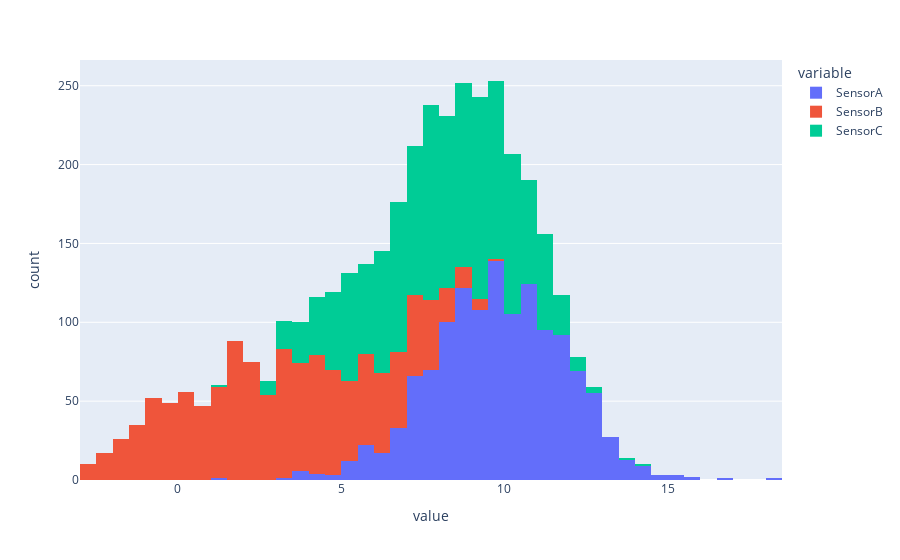

Write notebook code for a chart like this one.
### Code cell
fig5 = px.histogram(df)
fig5.show()

### Figure 1 — Plotly figure (JSON) as saved in the notebook; plotly's stock layout.template omitted (floating-point values rounded to 4 significant figures; data arrays with more than 128 entries replaced by an {"elided": "..."} marker saying what was removed)
{"data": [{"alignmentgroup": "True", "bingroup": "x", "hovertemplate": "variable=SensorA<br>value=%{x}<br>count=%{y}<extra></extra>", "legendgroup": "SensorA", "marker": {"color": "#636efa", "pattern": {"shape": ""}}, "name": "SensorA", "offsetgroup": "SensorA", "orientation": "v", "showlegend": true, "type": "histogram", "x": {"elided": "1440 float values"}, "xaxis": "x", "yaxis": "y"}, {"alignmentgroup": "True", "bingroup": "x", "hovertemplate": "variable=SensorB<br>value=%{x}<br>count=%{y}<extra></extra>", "legendgroup": "SensorB", "marker": {"color": "#EF553B", "pattern": {"shape": ""}}, "name": "SensorB", "offsetgroup": "SensorB", "orientation": "v", "showlegend": true, "type": "histogram", "x": {"elided": "1440 float values"}, "xaxis": "x", "yaxis": "y"}, {"alignmentgroup": "True", "bingroup": "x", "hovertemplate": "variable=SensorC<br>value=%{x}<br>count=%{y}<extra></extra>", "legendgroup": "SensorC", "marker": {"color": "#00cc96", "pattern": {"shape": ""}}, "name": "SensorC", "offsetgroup": "SensorC", "orientation": "v", "showlegend": true, "type": "histogram", "x": {"elided": "1440 float values"}, "xaxis": "x", "yaxis": "y"}], "layout": {"barmode": "relative", "legend": {"title": {"text": "variable"}, "tracegroupgap": 0}, "margin": {"t": 60}, "xaxis": {"anchor": "y", "domain": [0, 1], "title": {"text": "value"}}, "yaxis": {"anchor": "x", "domain": [0, 1], "title": {"text": "count"}}}}
